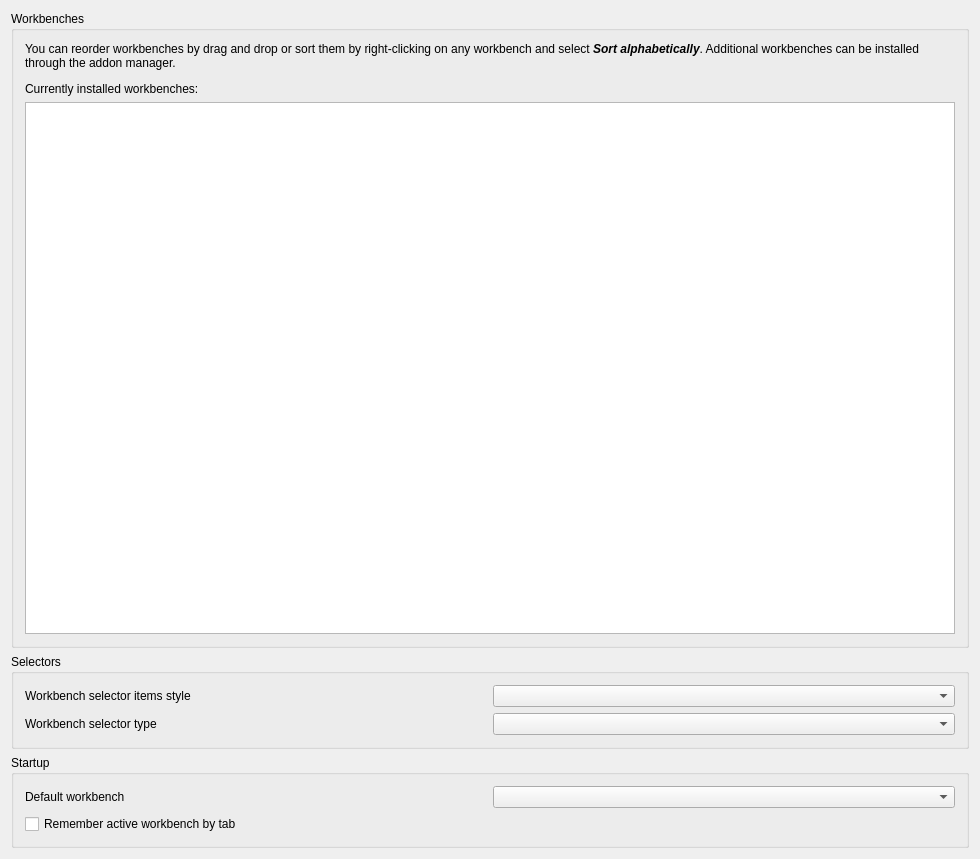
<?xml version="1.0" encoding="UTF-8"?>
<ui version="4.0">
 <class>Gui::Dialog::DlgSettingsWorkbenches</class>
 <widget class="QWidget" name="Gui::Dialog::DlgSettingsWorkbenches">
  <property name="geometry">
   <rect>
    <x>0</x>
    <y>0</y>
    <width>980</width>
    <height>859</height>
   </rect>
  </property>
  <property name="windowTitle">
   <string>Available Workbenches</string>
  </property>
  <layout class="QVBoxLayout" name="verticalLayout_3">
   <item>
    <widget class="QGroupBox" name="groupBox">
     <property name="title">
      <string>Workbenches</string>
     </property>
     <layout class="QVBoxLayout" name="verticalLayout_4">
      <item>
       <widget class="QLabel" name="noteLabel">
        <property name="sizePolicy">
         <sizepolicy hsizetype="Preferred" vsizetype="Preferred">
          <horstretch>0</horstretch>
          <verstretch>0</verstretch>
         </sizepolicy>
        </property>
        <property name="minimumSize">
         <size>
          <width>0</width>
          <height>50</height>
         </size>
        </property>
        <property name="text">
         <string>&lt;html&gt;&lt;head/&gt;&lt;body&gt;&lt;p&gt;You can reorder workbenches by drag and drop or sort them by right-clicking on any workbench and select &lt;span style=&quot;  font-weight:600; font-style:italic;&quot;&gt;Sort alphabetically&lt;/span&gt;. Additional workbenches can be installed through the addon manager.&lt;/p&gt;&lt;p&gt;
Currently installed workbenches:&lt;/p&gt;&lt;/body&gt;&lt;/html&gt;</string>
        </property>
        <property name="wordWrap">
         <bool>true</bool>
        </property>
       </widget>
      </item>
      <item>
       <widget class="ListWidgetDragBugFix" name="wbList"/>
      </item>
     </layout>
    </widget>
   </item>
   <item>
    <widget class="QGroupBox" name="groupBox_3">
     <property name="title">
      <string>Selectors</string>
     </property>
     <layout class="QVBoxLayout" name="verticalLayout">
      <item>
       <layout class="QHBoxLayout">
        <property name="spacing">
         <number>6</number>
        </property>
        <property name="leftMargin">
         <number>0</number>
        </property>
        <property name="topMargin">
         <number>0</number>
        </property>
        <property name="rightMargin">
         <number>0</number>
        </property>
        <property name="bottomMargin">
         <number>0</number>
        </property>
        <item>
         <widget class="QLabel" name="WorkbenchSelectorItemLabel">
          <property name="text">
           <string>Workbench selector items style</string>
          </property>
         </widget>
        </item>
        <item>
         <widget class="QComboBox" name="WorkbenchSelectorItem">
          <property name="toolTip">
           <string>Customizes how the items are displayed</string>
          </property>
         </widget>
        </item>
       </layout>
      </item>
      <item>
       <layout class="QHBoxLayout">
        <property name="spacing">
         <number>6</number>
        </property>
        <property name="leftMargin">
         <number>0</number>
        </property>
        <property name="topMargin">
         <number>0</number>
        </property>
        <property name="rightMargin">
         <number>0</number>
        </property>
        <property name="bottomMargin">
         <number>0</number>
        </property>
        <item>
         <widget class="QLabel" name="WorkbenchSelectorTypeLabel">
          <property name="text">
           <string>Workbench selector type</string>
          </property>
         </widget>
        </item>
        <item>
         <widget class="QComboBox" name="WorkbenchSelectorType">
          <property name="toolTip">
           <string>Choose the workbench selector widget type (restart required)</string>
          </property>
         </widget>
        </item>
       </layout>
      </item>
     </layout>
    </widget>
   </item>
   <item>
    <widget class="QGroupBox" name="groupBox_2">
     <property name="title">
      <string>Startup</string>
     </property>
     <layout class="QVBoxLayout" name="verticalLayout_2">
      <item>
       <layout class="QHBoxLayout">
        <property name="spacing">
         <number>6</number>
        </property>
        <property name="leftMargin">
         <number>0</number>
        </property>
        <property name="topMargin">
         <number>0</number>
        </property>
        <property name="rightMargin">
         <number>0</number>
        </property>
        <property name="bottomMargin">
         <number>0</number>
        </property>
        <item>
         <widget class="QLabel" name="autoModuleLabel">
          <property name="text">
           <string>Default workbench</string>
          </property>
         </widget>
        </item>
        <item>
         <widget class="QComboBox" name="AutoloadModuleCombo">
          <property name="toolTip">
           <string>Changes which workbench will be activated and shown
after AuraCAD launches</string>
          </property>
         </widget>
        </item>
       </layout>
      </item>
      <item>
       <widget class="Gui::PreauracadheckBox" name="CheckBox_WbByTab">
        <property name="toolTip">
         <string>Remembers which workbench is active for each tab of the viewport</string>
        </property>
        <property name="text">
         <string>Remember active workbench by tab</string>
        </property>
        <property name="checked">
         <bool>false</bool>
        </property>
        <property name="prefEntry" stdset="0">
         <cstring>SaveWBbyTab</cstring>
        </property>
        <property name="prefPath" stdset="0">
         <cstring>View</cstring>
        </property>
       </widget>
      </item>
     </layout>
    </widget>
   </item>
  </layout>
 </widget>
 <layoutdefault spacing="6" margin="11"/>
 <customwidgets>
  <customwidget>
   <class>Gui::PreauracadheckBox</class>
   <extends>QCheckBox</extends>
   <header>Gui/PrefWidgets.h</header>
  </customwidget>
  <customwidget>
   <class>ListWidgetDragBugFix</class>
   <extends>QListWidget</extends>
   <header>ListWidgetDragBugFix.h</header>
  </customwidget>
 </customwidgets>
 <resources/>
 <connections/>
</ui>
